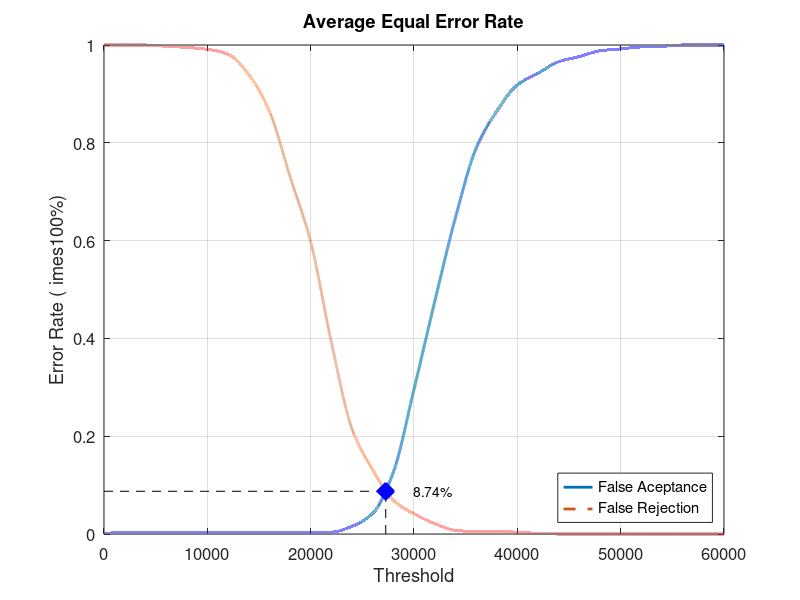
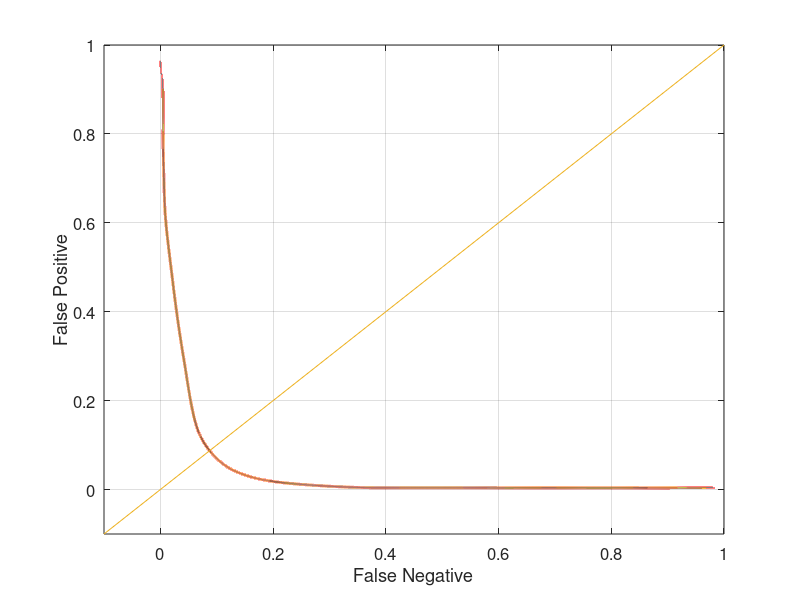

Source code (MATLAB) for these figures, in order:
close all;
clear;
clc;
x = 0:2000:60000;
xq = 0:0.5:60000;

y0 = [0 0.00394737 0.00394737 0.00394737 0.00394737 0.00394737 0.00394737 0.00394737 0.00394737 0.00394737 0.00394737 0.00394737 0.0157895 0.0421053 0.126316 0.296053 0.475 0.646053 0.788158 0.864474 0.918421 0.942105 0.965789 0.976316 0.988158 0.992105 0.996053 0.997368 1 1 1]
yy0 = interp1(x, y0, xq, 'pchip');
y1 = [1 1 1 0.9975 0.995 0.99125 0.98125 0.94 0.865 0.73125 0.5975 0.3925 0.215 0.13125 0.06875 0.04125 0.02125 0.0075 0.005 0.005 0.00375 0.00125 0 0 0 0 0 0 0 0 0]
yy1 = interp1(x, y1, xq, 'pchip');

% Calculating EER: 
y2 = abs(y0 - y1);
find(y2 == min(y2))
yy2 = abs(yy0 - yy1);
xEER = find(yy2 == min(yy2));
xEERIndex = xq(xEER) % X-axis EER
yEER = yy0(xEER) % Y-axis EER

main = figure
plot(xq, yy0,'-','LineWidth', 2);	hold on
plot(xq, yy1,'--','LineWidth', 2);	hold on
plot([xEERIndex xEERIndex], [0 yEER], 'k--');	hold on
plot([0 xEERIndex], [yEER yEER], 'k--');	hold on
plot(xEERIndex, yEER, 'bx', 'LineWidth', 10);	hold on
text(xEERIndex + 10 * xEERIndex / 100, yEER, [num2str(round((10000 * yEER)) / 100) '%'])
legend('False Aceptance', 'False Rejection', 'Location', 'SouthEast')
xlabel('Threshold')
ylabel('Error Rate (	imes100%)')
title('Average Equal Error Rate')
set(gca, 'FontSize', 12)
axis([0 60000 0 1])
grid on

print(main, 'Experiment3AverageMain', '-dpng');
FNRxFPR = figure('Color', [1 1 1]);
plot(yy1, yy0, '-', yy1, yy0, 'LineWidth', 2);
hold on
y = -0.1:0.1:1
plot(y, y); 
set(gca, 'FontSize', 12)
xlabel('False Negative')
ylabel('False Positive')
axis([-0.1 1 -0.1 1])
set(gca, 'FontSize', 12)
grid on

print(FNRxFPR, 'Experiment3AverageFNRxFPR','-dpng');
